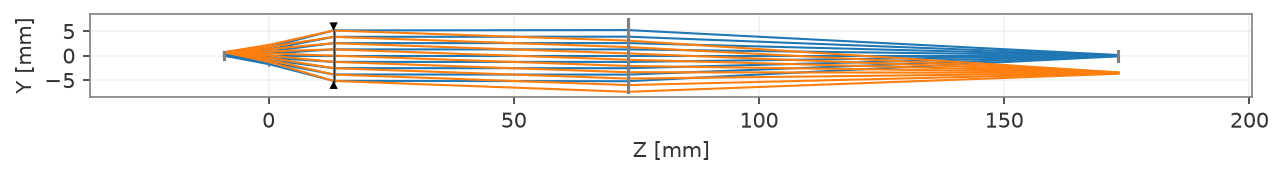

Write Python code to recreate this figure.
"""
openUC2 light sheet: detection through 9.08 mm of water and a 0.17 mm window with a perfect 10x (f 20, NA 0.25) and the f100 tube lens.

Exported by openuc2-lightsheet/ls_optics.py. Unfolded path (the fold mirror is left out), lengths in mm.
"""
import numpy as np
from optiland import optic
from optiland.materials import IdealMaterial

lens = optic.Optic()
lens.surfaces.add(index=0, radius=np.inf, thickness=9.080000, material=IdealMaterial(n=1.3354), comment="sample point in water")
lens.surfaces.add(index=1, radius=np.inf, thickness=0.170000, material=IdealMaterial(n=1.523), comment="detection window")
lens.surfaces.add(index=2, radius=np.inf, thickness=13.088917, comment="air gap to the objective")
lens.surfaces.add(index=3, surface_type="paraxial", f=20.000000, thickness=60.000000, is_stop=True, comment="10x objective (perfect)")
lens.surfaces.add(index=4, surface_type="paraxial", f=100.000000, thickness=100.000000, comment="tube lens f100")
lens.surfaces.add(index=5, radius=np.inf, comment="camera")
lens.set_aperture(aperture_type="float_by_stop_size", value=10.180166)
lens.fields.set_type("object_height")
lens.fields.add(y=0.0)
lens.fields.add(y=0.7)
lens.wavelengths.add(value=0.52, is_primary=True)

if __name__ == "__main__":
    import matplotlib
    matplotlib.use("Agg")
    import matplotlib.pyplot as plt
    res = lens.draw(num_rays=9, projection="YZ")
    fig = res[0] if isinstance(res, tuple) else plt.gcf()
    fig.savefig(__file__.replace('.py', '.png'), dpi=150, bbox_inches='tight')
    print('saved', __file__.replace('.py', '.png'))
